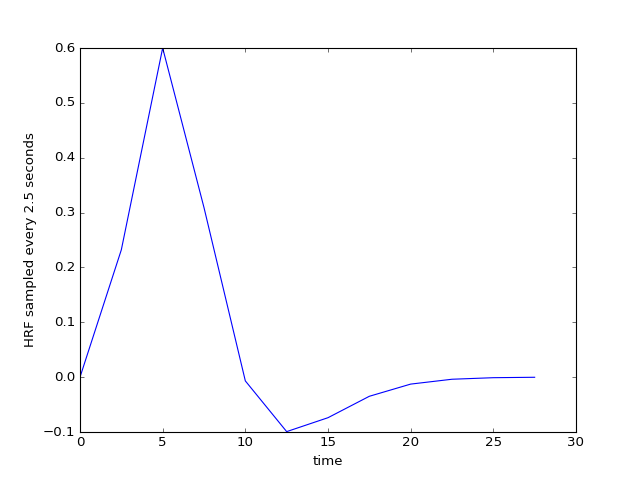

The Python source for this figure:
TR = 2.5
tr_times = np.arange(0, 30, TR)
hrf_at_trs = hrf(tr_times)
len(hrf_at_trs)
# 12
plt.plot(tr_times, hrf_at_trs)
# [...]
plt.xlabel('time')
# <...>
plt.ylabel('HRF sampled every 2.5 seconds')
# <...>
